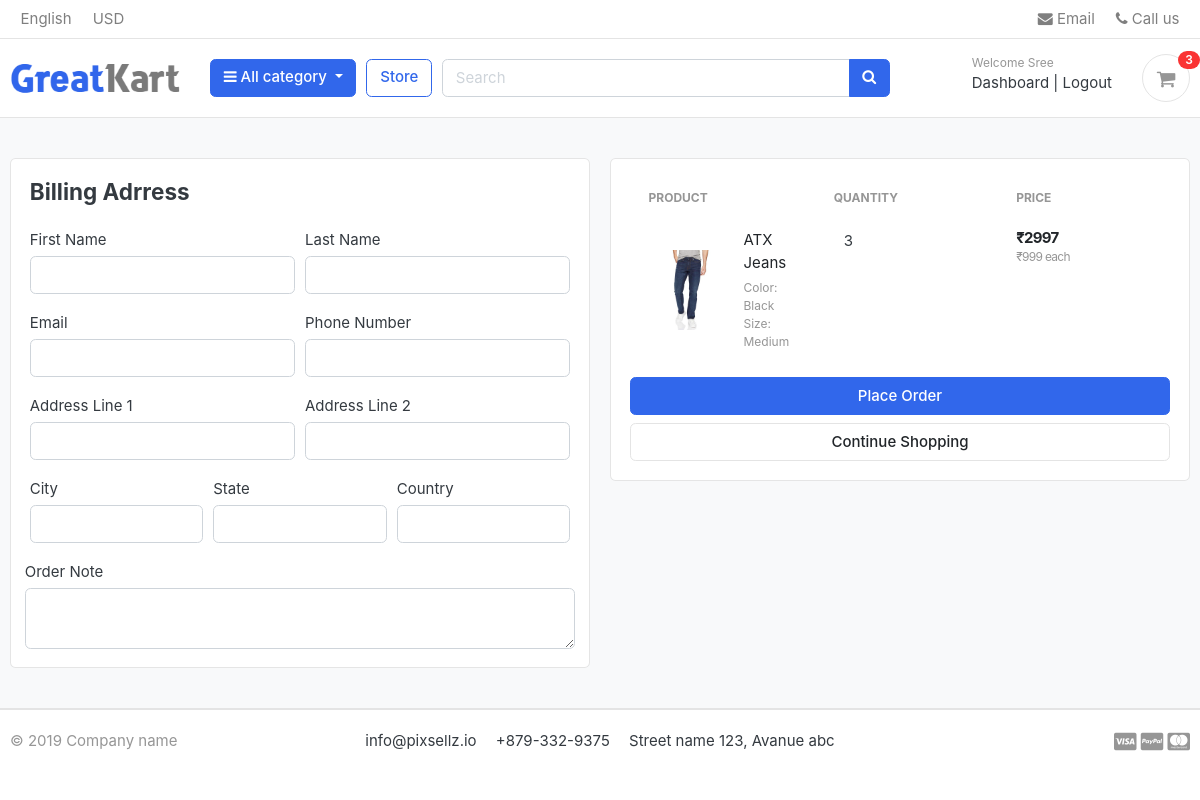
The page /cart/checkout/ (signed in) on the database as committed earlier.
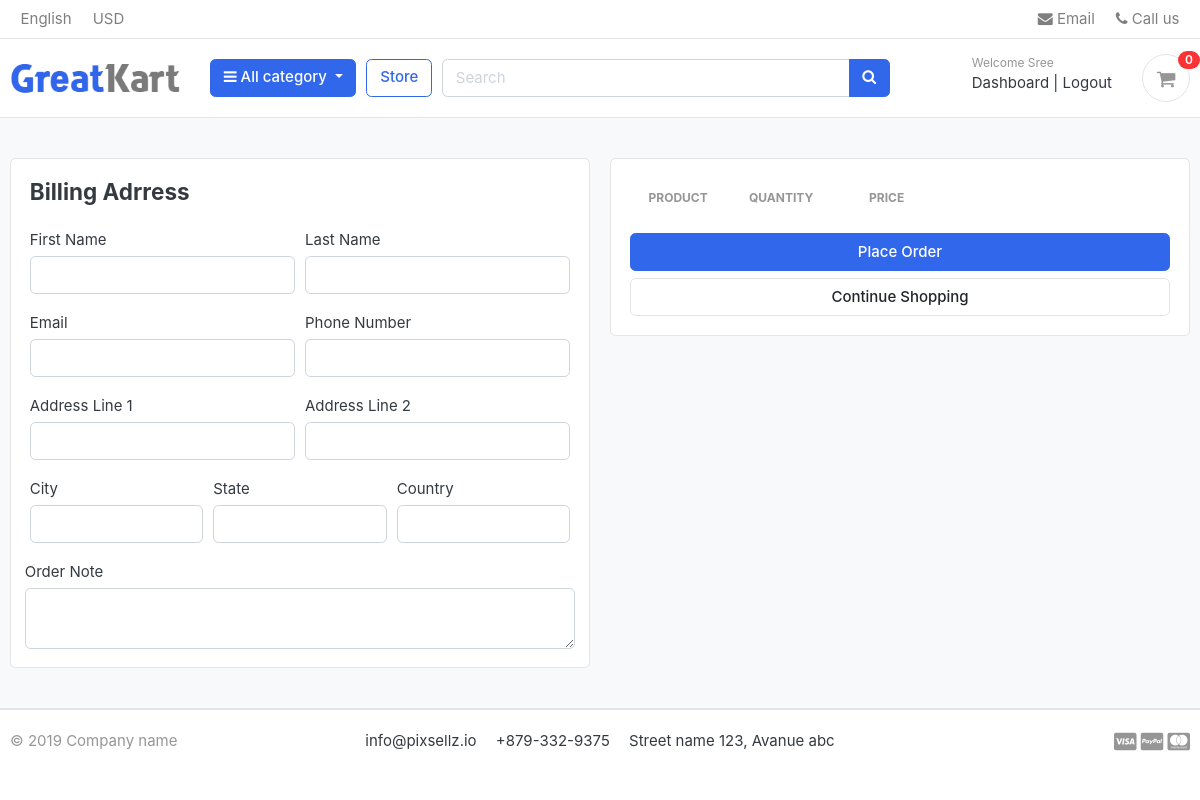
The same page on the database as committed later.
### cart/models.py (models this page shows, shortened)
class CartItem(models.Model):
    user = models.ForeignKey(Account, on_delete=models.CASCADE,null=True)
    product = models.ForeignKey(Product,on_delete=models.CASCADE)
    variations = models.ManyToManyField(Variations, blank=True)
    cart = models.ForeignKey(CartModel, on_delete=models.CASCADE,null=True)
    quantity = models.PositiveIntegerField()
    is_active = models.BooleanField(default=True)
    def sub_total(self):
        return self.product.price*self.quantity

### store/models.py (models this page shows, shortened)
class Product(models.Model):
    product_name = models.CharField(max_length=100, unique=True)
    slug = models.SlugField(max_length=200, unique=True)
    description = models.TextField(max_length=200, blank =True)
    price = models.IntegerField()
    images = models.ImageField(upload_to='photos/products')
    stock = models.IntegerField()
    is_available = models.BooleanField(default=True)
    category = models.ForeignKey(Category, on_delete=models.CASCADE)
    created_date = models.DateTimeField(auto_now_add=True)
    modified_date = models.DateTimeField(auto_now_add=True)

class Variations(models.Model):
    product = models.ForeignKey(Product, on_delete=models.CASCADE)
    variation_category = models.CharField(max_length=100,choices=variation_category_choice)
    variation_value = models.CharField(max_length=100)
    is_active = models.BooleanField(default=True)
    created_date = models.DateTimeField(auto_now_add=True)
    objects = VariationManager()

### cart/views.py (the view)
# urls.py: path('checkout/',views.checkout,name="checkout"),
@login_required(login_url='login')
def checkout(request, total=0, quantity=0, cart_items=None):
    try:
        if request.user.is_authenticated:
            cart_items= CartItem.objects.filter(user=request.user,is_active=True)
        else:
            cart = CartModel.objects.get(cart_id=_cart_id(request))
            cart_items = CartItem.objects.filter(cart=cart, is_active=True)
        tax = 0
        grand_total = 0
        for cart_item in cart_items:
            total += (cart_item.product.price * cart_item.quantity)
            quantity += cart_item.quantity
        tax = (2 * total)/100
        grand_total = total + tax
    except ObjectDoesNotExist:
        pass #just ignore
    context = {
        'total': total,
        'quantity': quantity,
        'cart_items': cart_items,
        'tax'       : tax,
        'grand_total': grand_total,
    }
    return render(request, 'store/checkout.html', context)

### cart/contex_processors.py (called while the page is built)
def counter(request):
    cart_count = 0
    if 'admin' in request.path:
        return()
    else:
        try:
            cart = CartModel.objects.filter(cart_id=_cart_id(request))
            if request.user.is_authenticated:
                cart_items = CartItem.objects.filter(user=request.user)
            else:
                cart_items = CartItem.objects.filter(cart=cart[:1])
            for cart_item in cart_items:
                cart_count += cart_item.quantity
        except CartModel.DoesNotExist:
            cart_count = 0
    return dict(cart_count=cart_count)

### cart/views.py (called while the page is built)
def _cart_id(request):
    cart = request.session.session_key
    if not cart:
        cart = request.session.create()
    return cart

### category/context_processors.py (called while the page is built)
def menu_links(request):
    links = Category.objects.all()
    return dict(links=links)

### category/models.py (called while the page is built)
    def get_url(self):
        return reverse('products_by_category', args=[self.slug])

### templates/store/checkout.html (shortened to what the changed rows need)
{% extends 'base.html' %}
{% block content %}
{% load static %}
<section class="section-content padding-y bg">
<div class="container">
<div class="row">
	<aside class="col-lg-6">
		<div class="card">
		<div class="card-body">
			<table class="table table-borderless table-shopping-cart">
                <thead class="text-muted">
                <tr class="small text-uppercase">
                  <th scope="col">Product</th>
                  <th scope="col" width="120">Quantity</th>
                  <th scope="col" width="120">Price</th>
                  <th scope="col" class="text-right" width="200"> </th>
                </tr>
                </thead>
                <tbody>
                {%for cart_item in cart_items %}
                <tr>
                            <td>
                                <figure class="itemside align-items-center">
                                    <div class="aside"><img src="{{cart_item.product.images.url}}" class="img-sm"></div>
                                    <figcaption class="info">
                                        <a href="{% url 'product_details' cart_item.product.category.slug cart_item.product.slug %}" class="title text-dark">{{cart_item.product.product_name}}</a>
                                        <p class="small text-muted">{%if cart_item.variations.all%}
                                                                        {% for item in cart_item.variations.all %}
                                                                            {{item.variation_category | capfirst }}: {{item.variation_value | capfirst}} <br>
                                                                        {%endfor%}
                                                                    {% endif %}
                                        </p>
                                    </figcaption>
                                </figure>
                            </td>
                            <td>
                                            <div class="col">
                                                <div class="input-group input-spinner">
                                                   <p>{{cart_item.quantity}}</p>
                                                </div>
                                            </div>
                            </td>
                            <td>
                                <div class="price-wrap">
                                    <var class="price">₹{{ cart_item.sub_total }}</var>
                                    <small class="text-muted">₹{{cart_item.product.price}} each</small>
                                </div>
                            </td>
                </tr>
                {%endfor%}
                </tbody>
            </table>
		</div>
		</div>
</aside>
</div>
</div>
</section>
</body>
</html>
{% endblock %}

### templates/includes/navbar.html (shortened to what this page needs)
{% load static %}
<header class="section-header">
<nav class="navbar p-md-0 navbar-expand-sm navbar-light border-bottom">
<div class="container">
  <div class="collapse navbar-collapse" id="navbarTop4">
    <ul class="navbar-nav mr-auto">
    	<li class="nav-item dropdown">
		 	<a href="#" class="nav-link">   English </a>
		</li>
		<li class="nav-item dropdown">
			<a href="#" class="nav-link"> USD </a>
		</li>
    </ul>
    <ul class="navbar-nav">
		<li><a href="#" class="nav-link"> <i class="fa fa-envelope"></i> Email </a></li>
		<li><a href="#" class="nav-link"> <i class="fa fa-phone"></i> Call us </a></li>
	</ul>
  </div>
</div>
</nav>
<section class="header-main border-bottom">
	<div class="container">
<div class="row align-items-center">
	<div class="col-lg-2 col-md-3 col-6">
		<a href="{% url 'home' %}" class="brand-wrap">
			<img class="logo" src="{% static './images/logo.png' %}">
		</a>
	</div>
	<div class="col-lg col-sm col-md col-6 flex-grow-0">
		<div class="category-wrap dropdown d-inline-block float-right">
			<button type="button" class="btn btn-primary dropdown-toggle" data-toggle="dropdown">
				<i class="fa fa-bars"></i> All category
			</button>
		</div>
	</div>
	<a href="{% url 'store' %}" class="btn btn-outline-primary">Store</a>
	<div class="col-lg  col-md-6 col-sm-12 col">
		<form action="{% url 'search' %}" class="search" method="get">
			<div class="input-group w-100">
			    <input type="text" class="form-control" style="width:60%;" placeholder="Search" name="keyword">
			    <div class="input-group-append">
			      <button  class="btn btn-primary" type="submit">
			        <i class="fa fa-search"></i>
			      </button>
			    </div>
		    </div>
		</form>
	</div>
	<div class="col-lg-3 col-sm-6 col-8 order-2 order-lg-3">
				<div class="d-flex justify-content-end mb-3 mb-lg-0">
					{% if user.id is None%}
					<div class="widget-header">
						<small class="title text-muted">Welcome guest!</small>
						<div>
							<a href="{%url 'login'%}">Sign in</a> <span class="dark-transp"> | </span>
							<a href="{%url 'register'%}"> Register</a>
						</div>
					</div>
					{%else%}
					<div class="widget-header">
						<small class="title text-muted">Welcome {{user.first_name | capfirst}} </small>
						<div>
							<a href="{%url 'dashboard'%}">Dashboard</a> <span class="dark-transp"> | </span>
							<a href="{%url 'logout'%}"> Logout</a>
						</div>
					</div>
					{%endif %}
					<a href="{% url 'cart' %}" class="widget-header pl-3 ml-3">
						<div class="icon icon-sm rounded-circle border"><i class="fa fa-shopping-cart"></i></div>
						<span class="badge badge-pill badge-danger notify">{{cart_count}}</span>
					</a>
				</div>
			</div>
</div>
	</div>
</section>
</header>

Rows that differ between the two databases and show on the page:
removed CartItem: product.images (picture), product.product_name "ATX Jeans", quantity "3", sub_total "2997", product.price "999"
no longer on this page (row unchanged): Variations: variation_category "Color", variation_value "Black"
no longer on this page (row unchanged): Variations: variation_category "Size", variation_value "Medium"
Other text that changed with them:
{{ cart_count }}: "3" → "0"
